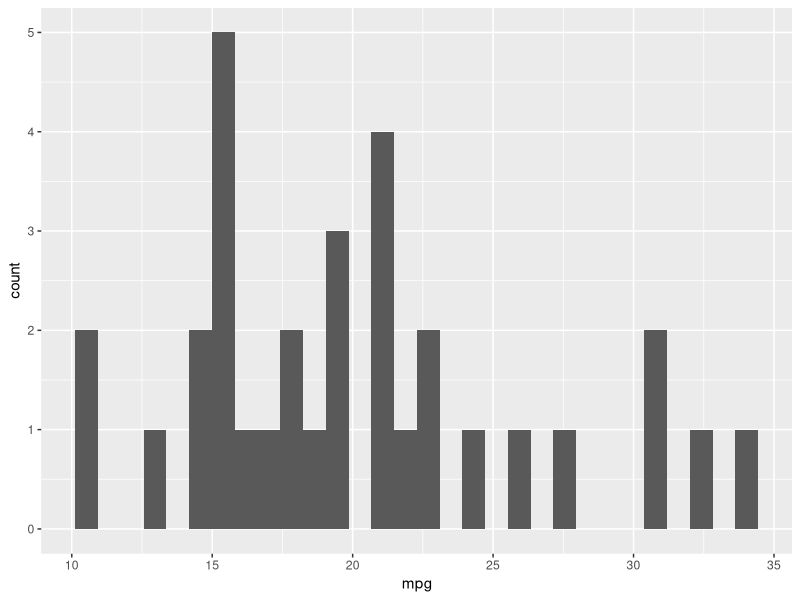
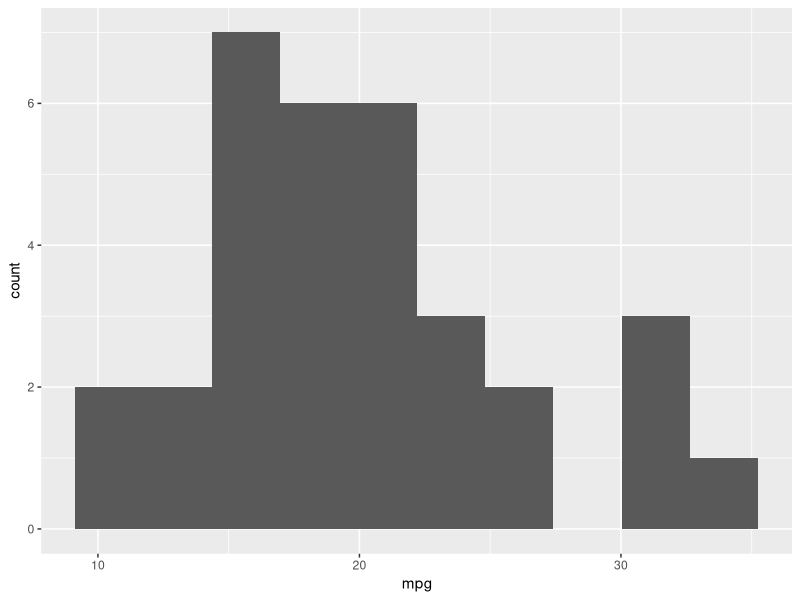
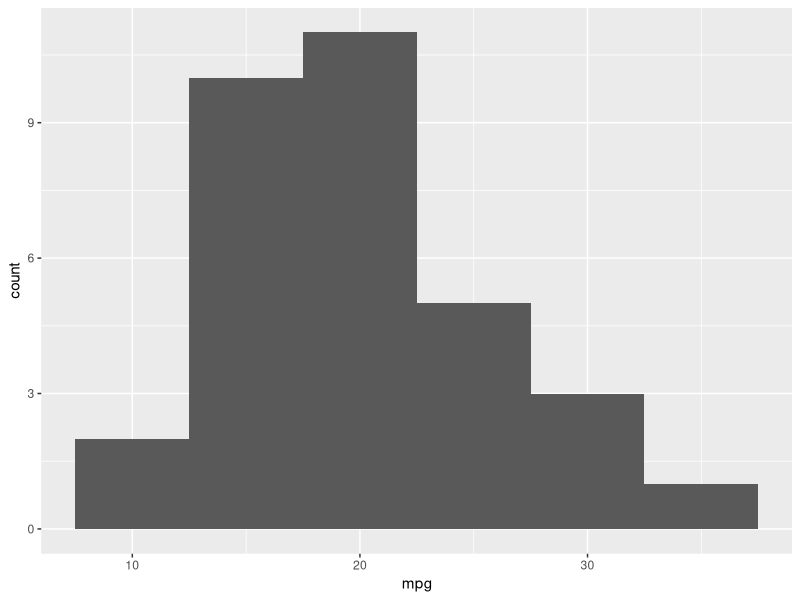
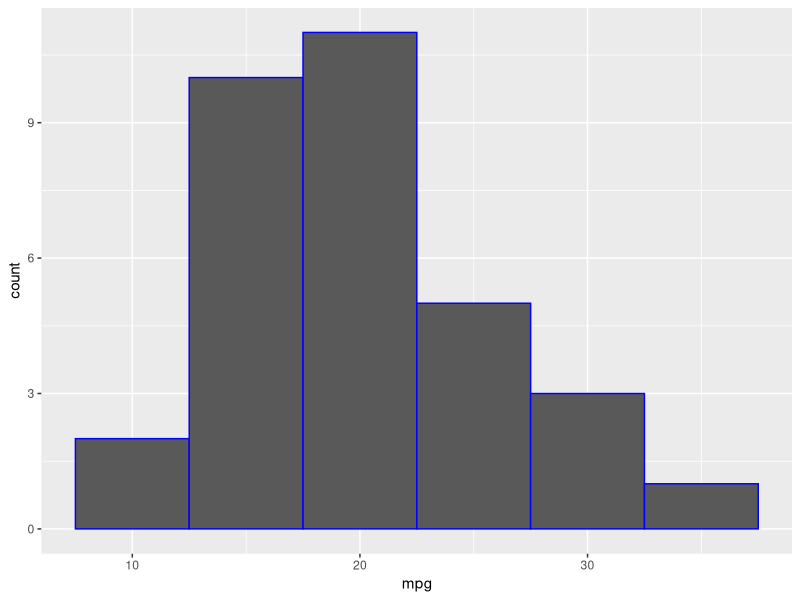
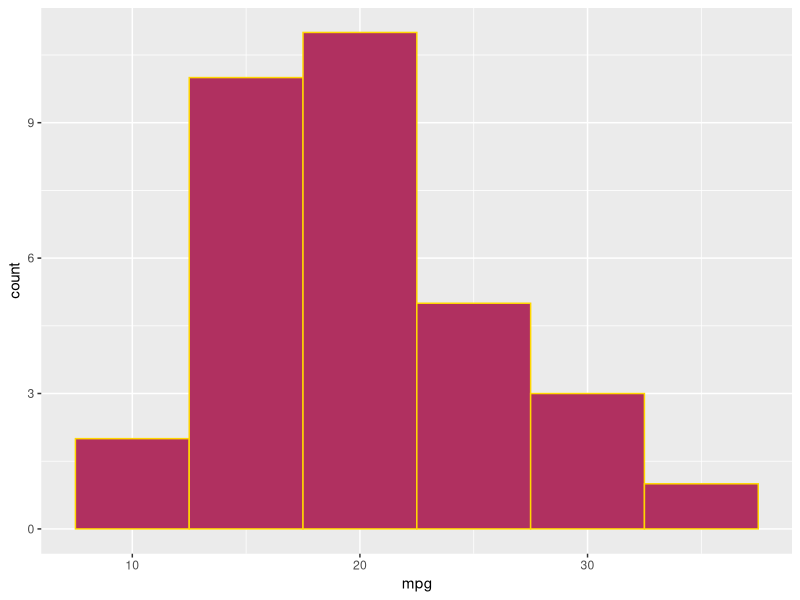
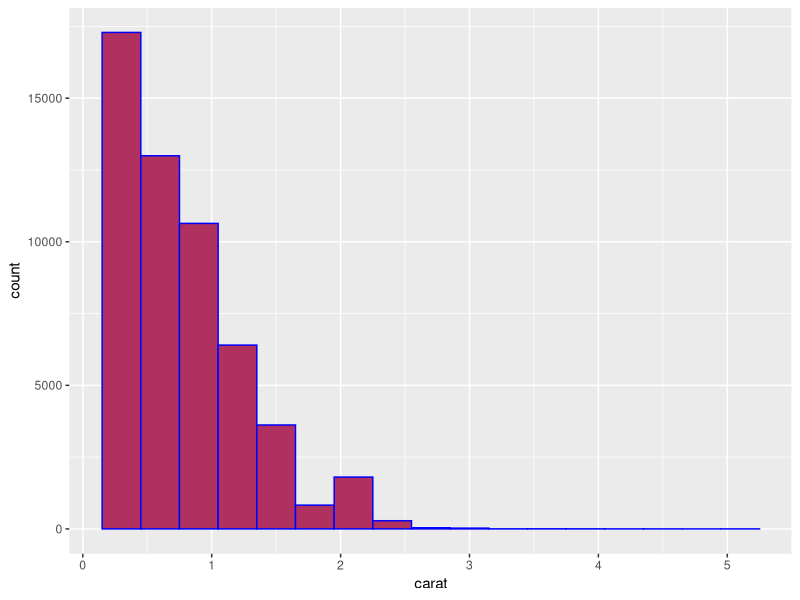
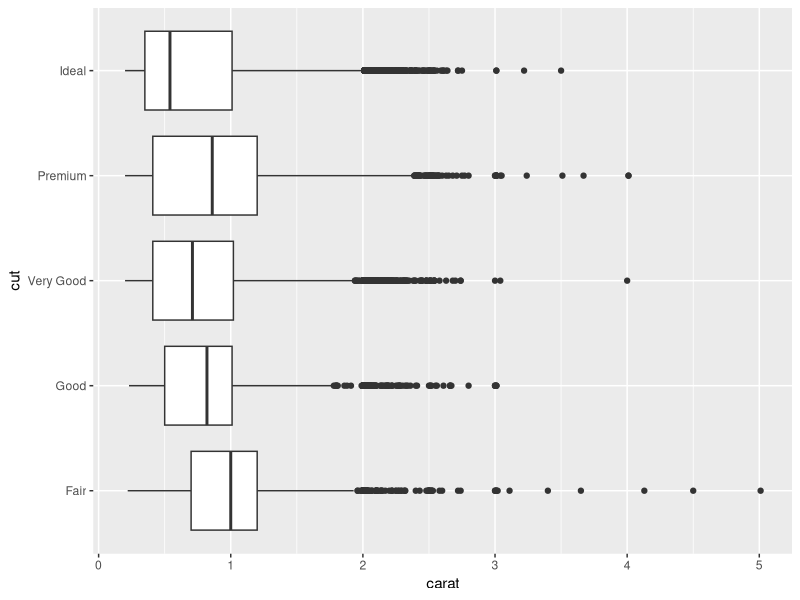
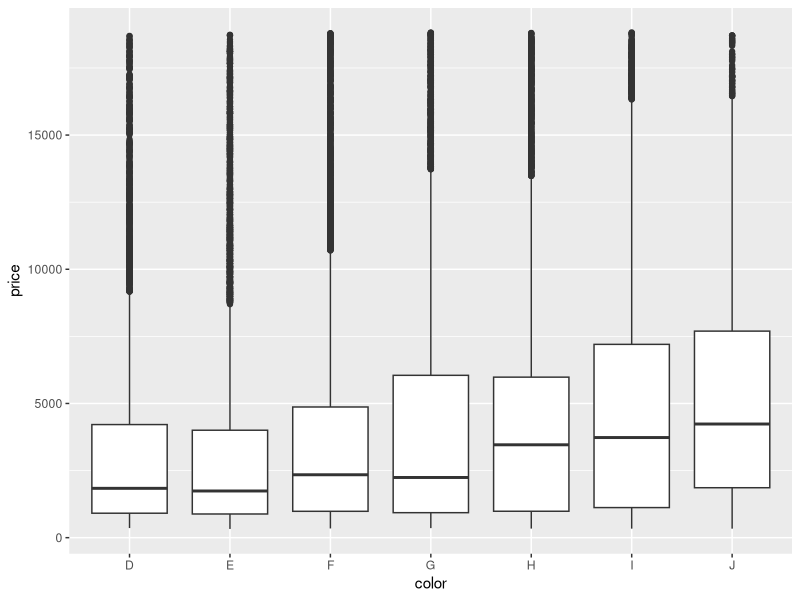

Source code (R) for these figures, in order:
# Notes 4 Code

# First time I use ggplot2, I'll need to run install.packages("ggplot2")

library(ggplot2)

# Histogram of mpg in mtcars data

ggplot(mtcars, aes(x = mpg)) +
  geom_histogram()

# Histogram with 10 bins instead of 30 (the default)

ggplot(mtcars, aes(x = mpg)) +
  geom_histogram(bins = 10)

# Histogram with each bin 5 mpg wide

ggplot(mtcars, aes(x = mpg)) +
  geom_histogram(binwidth = 5)

# Add lines between bars to distinguish them

ggplot(mtcars, aes(x = mpg)) +
  geom_histogram(binwidth = 5, color = "blue")

# Change color of the bars

ggplot(mtcars, aes(x = mpg)) +
  geom_histogram(binwidth = 5, fill = "maroon", color = "gold")


# Practice: Histogram of carat variable in diamonds data. Change color options.

ggplot(diamonds, aes(x = carat)) +
  geom_histogram(binwidth = .3, fill = "maroon", color = "blue")




# Side-by-side boxplots

ggplot(diamonds, aes(x = carat, y = cut)) +
  geom_boxplot()


# Practice: Boxplots of diamond price (y) by color (x)

ggplot(diamonds, aes(x = color, y = price)) +
  geom_boxplot()

ggplot(diamonds, aes(x = color, y = price)) +
  geom_boxplot() +
  scale_y_log10()
